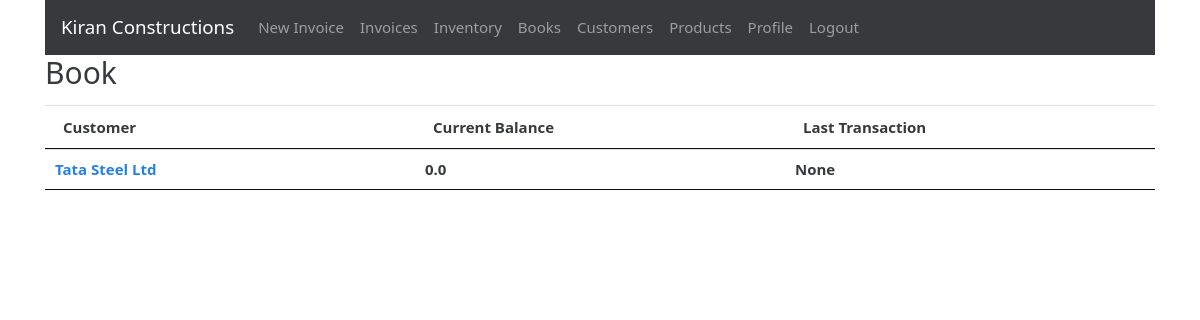
The app's page /books (signed in) with its own data.
### gstbillingapp/models.py (models this page shows, shortened)
class Book(models.Model):
    user = models.ForeignKey(User, null=True, blank=True, on_delete=models.SET_NULL)
    customer = models.ForeignKey(Customer, null=True, blank=True, on_delete=models.SET_NULL)
    current_balance = models.FloatField(default=0)
    last_log = models.ForeignKey('BookLog', null=True, blank=True, default=None, on_delete=models.SET_NULL)

class Customer(models.Model):
    user = models.ForeignKey(User, null=True, blank=True, on_delete=models.SET_NULL)
    customer_name = models.CharField(max_length=200)
    customer_address = models.TextField(max_length=600, blank=True, null=True)
    customer_phone = models.CharField(max_length=14, blank=True, null=True)
    customer_gst = models.CharField(max_length=15, blank=True, null=True)

### gstbillingapp/views.py (the view)
# urls.py: path('books', views.books, name='books'),
@login_required
def books(request):
    context = {}
    context['book_list'] = Book.objects.filter(user=request.user)
    return render(request, 'gstbillingapp/books.html', context)

### Gst-Billing-Python-Django/gstbillingapp/templates/gstbillingapp/books.html (shortened to what this page needs)
{% extends "gstbillingapp/base.html" %}
{% load static %}
{% block content %}
<div class="row">
	<div class="col">
		<h2>Book</h2>
	</div>
</div>
<table class="table table-hover font-weight-bold" id="book-table">
	<thead>
		<tr>
			<th>Customer</th>
			<th>Current Balance</th>
			<th>Last Transaction</th>
		</tr>
	</thead>
	<tbody class="two-col-form">
		{% for book in book_list %}
		<tr onclick="window.location='{% url 'book_logs' book.id %}';">
			<td><a href="{% url 'book_logs' book.id %}">{{book.customer.customer_name}}</a></td>
			<td>{{book.current_balance}}</td>
			<td>{{book.last_log}}</td>
		</tr>
		{% endfor %}
	</tbody>
</table>
{% endblock %}

### gstbillingapp/static/gstbillingapp/main.css (style rules this page uses)
.two-col-form td, .two-col-form th { width: 25%; }

### records on screen
Book: customer.customer_name "Tata Steel Ltd", current_balance "0.0", last_log "None"
